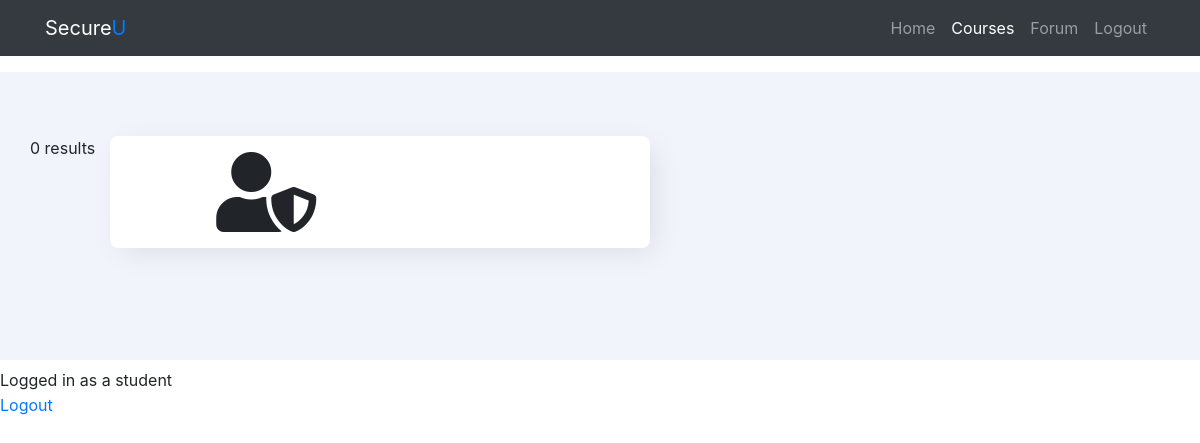
The page /courses.php (signed in) on the database as committed earlier.
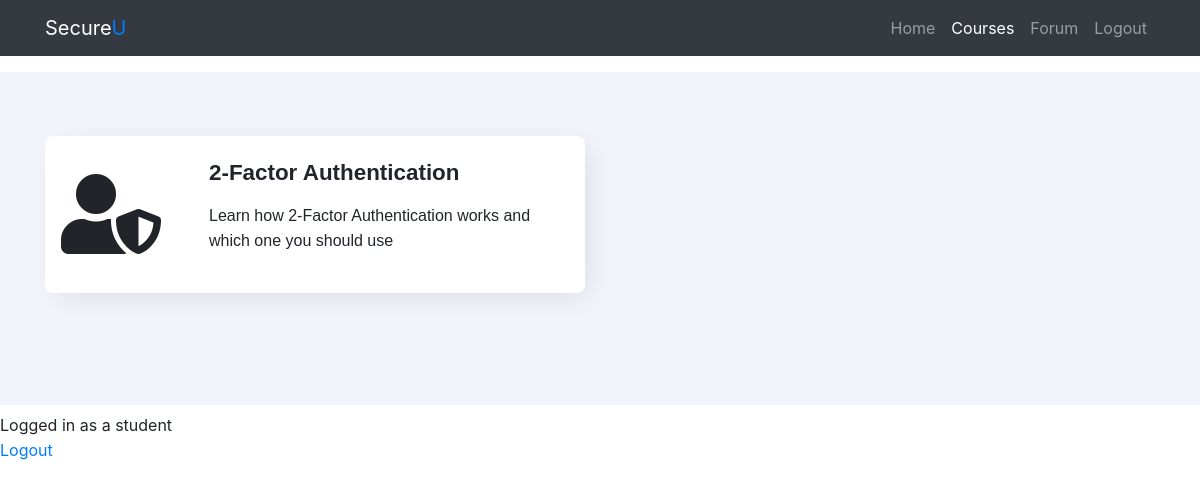
The same page on the database as committed later.
### tables this page shows
CREATE TABLE `courses` (
  `course_id` int(11) NOT NULL,
  `course_name` varchar(50) NOT NULL,
  `course_desc` varchar(300) NOT NULL,
  `course_img` varchar(100) NOT NULL,
  `course_status` varchar(15) NOT NULL,
  `date_created` datetime NOT NULL DEFAULT CURRENT_TIMESTAMP,
  `user_id` int(11) NOT NULL
);

### courses.php (the view, shortened to what this page needs)
<?php
$page_title = "Courses";
include "header.php";
?>
<link href="//maxcdn.bootstrapcdn.com/bootstrap/4.1.1/css/bootstrap.min.css" rel="stylesheet" id="bootstrap-css">
<link rel="stylesheet" href="https://use.fontawesome.com/releases/v5.6.3/css/all.css">
<?php
include "navbar.php";
?>
<section>
    <div class="container">
        <div class="row mbr-justify-content-center">
            <?php
            require "db_connect.php";
            $sql = "SELECT * FROM courses";
            $result = mysqli_query($conn, $sql);
            if (mysqli_num_rows($result) > 0) {
                while ($row = mysqli_fetch_assoc($result)) {
                    $course_name = $row["course_name"];
                    $course_desc = $row["course_desc"];
                }
            } else {
                echo "0 results";
            }
            ?>
            <div class="col-lg-6 mbr-col-md-10">
                <div class="wrap">
                    <div class="ico-wrap">
                        <span class="fas fa-5x mr-5 fa-user-shield"></span>
                    </div>
                    <div class="text-wrap vcenter">
                        <h2 class="mbr-fonts-style mbr-bold mbr-section-title3 display-5"><?php echo $course_name; ?></span></h2>
                        <p class="mbr-fonts-style text1 mbr-text display-6"><?php echo $course_desc; ?></p>
                    </div>
                </div>
            </div>
        </div>
    </div>
</section>
<?php
include "footer.php"
?>

### header.php (shortened to what this page needs)
<!DOCTYPE html>
<html lang="en">
<head>
    <link rel="stylesheet" href="bootstrap/css/bootstrap.min.css">
    <link href="//maxcdn.bootstrapcdn.com/bootstrap/4.1.1/css/bootstrap.min.css" rel="stylesheet" id="bootstrap-css">

### navbar.php (shortened to what this page needs)
</head>
<body>
    <nav class="navbar navbar-expand-lg navbar-dark bg-dark fixed-top">
        <div class="container">
            <a class="navbar-brand" href="homepage.php">Secure<span class="text-primary">U</span></a>
            <div class="collapse navbar-collapse" id="navbarResponsive">
                <ul class="navbar-nav ml-auto">
                    <li class="<?php if ($page_title == 'Homepage') {
                                    echo 'active';
                                } ?> nav-item">
                        <a class="nav-link" href="homepage.php">Home</a>
                    </li>
                    <li class="<?php if ($page_title == 'Courses') {
                                    echo 'active';
                                } ?> nav-item">
                        <a class="nav-link" href="courses.php">Courses</a>
                    </li>
                    <li class="<?php if ($page_title == 'Forum') {
                                    echo 'active';
                                } ?> nav-item">
                        <a class="nav-link" href="forum.php">Forum</a>
                    </li>
                    <li class="nav-item">
                        <a class="nav-link" href="logout.php">Logout</a>
                    </li>
                </ul>
            </div>
        </div>
    </nav>
    <br>
    <br>
    <br>

### footer.php (shortened to what this page needs)
<?php
if (isset($_SESSION["user_id"])) {
    ?>
    <p>Logged in as <?php
                    echo $_SESSION["username"] . " " . $_SESSION["user_role"];
                }
                ?>
    <br>
    <a href="logout.php">Logout</a>
    </body>
    </html>

### courses.php (style rules this page uses)
section { padding-top: 4rem; padding-bottom: 5rem; background-color: #f1f4fa; }
.wrap { display: flex; background: white; padding: 1rem 1rem 1rem 1rem; border-radius: 0.5rem; box-shadow: 7px 7px 30px -5px rgba(0, 0, 0, 0.1); margin-bottom: 2rem; }
.ico-wrap { margin: auto; }
.vcenter { margin: auto; }
.mbr-section-title3 { text-align: left; }
h2 { margin-top: 0.5rem; margin-bottom: 0.5rem; }
.display-5 { font-family: 'Source Sans Pro', sans-serif; font-size: 1.4rem; }
.mbr-bold { font-weight: 700; }
p { padding-top: 0.5rem; padding-bottom: 0.5rem; line-height: 25px; }
.display-6 { font-family: 'Source Sans Pro', sans-serif; font-size: 1re }

Rows that differ between the two databases and show on the page:
added courses: course_name "2-Factor Authentication", course_desc "Learn how 2-Factor Authentication works and which one you should use"
Other text that changed with them:
text no longer shown: "0 results"
